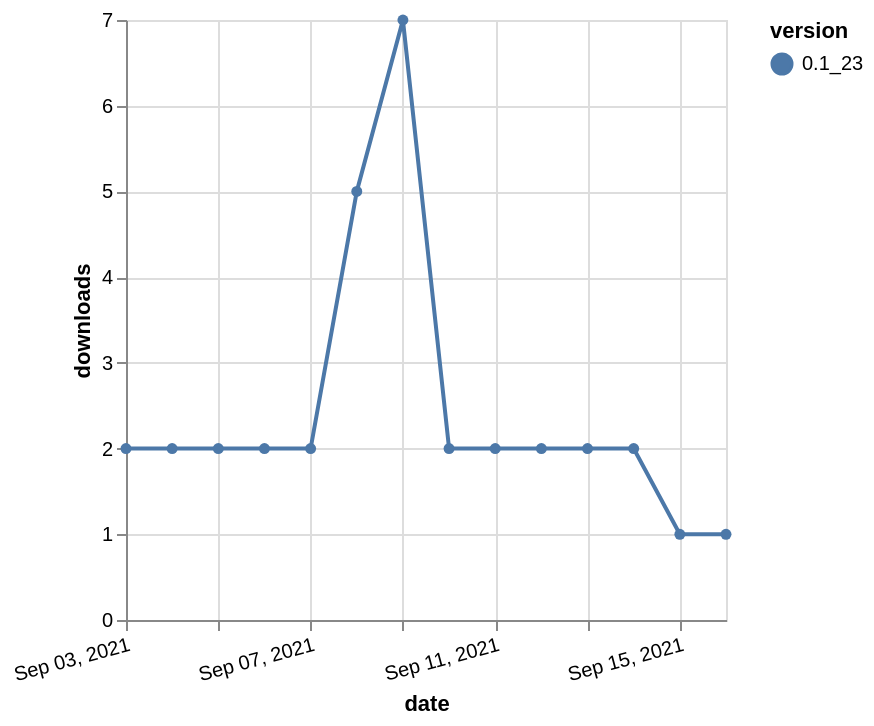

This figure's Vega-Lite source:
### Vega-Lite specification from a JSON file in a GitHub repository (floating-point values rounded to 4 significant figures)
{"$schema": "https://vega.github.io/schema/vega-lite/v5.json", "description": "A simple bar chart with embedded data.", "data": {"values": [{"date": "2021-09-03", "total": 4030, "delta": 2, "version": "0.1_23"}, {"date": "2021-09-04", "total": 4032, "delta": 2, "version": "0.1_23"}, {"date": "2021-09-05", "total": 4034, "delta": 2, "version": "0.1_23"}, {"date": "2021-09-06", "total": 4036, "delta": 2, "version": "0.1_23"}, {"date": "2021-09-07", "total": 4038, "delta": 2, "version": "0.1_23"}, {"date": "2021-09-08", "total": 4043, "delta": 5, "version": "0.1_23"}, {"date": "2021-09-09", "total": 4050, "delta": 7, "version": "0.1_23"}, {"date": "2021-09-10", "total": 4052, "delta": 2, "version": "0.1_23"}, {"date": "2021-09-11", "total": 4054, "delta": 2, "version": "0.1_23"}, {"date": "2021-09-12", "total": 4056, "delta": 2, "version": "0.1_23"}, {"date": "2021-09-13", "total": 4058, "delta": 2, "version": "0.1_23"}, {"date": "2021-09-14", "total": 4060, "delta": 2, "version": "0.1_23"}, {"date": "2021-09-15", "total": 4061, "delta": 1, "version": "0.1_23"}, {"date": "2021-09-16", "total": 4062, "delta": 1, "version": "0.1_23"}]}, "width": "container", "mark": {"type": "line", "point": {"filled": true}}, "encoding": {"x": {"field": "date", "type": "temporal", "timeUnit": "yearmonthdate", "title": "date", "axis": {"labelAngle": -15}}, "y": {"field": "delta", "type": "quantitative", "title": "downloads"}, "color": {"field": "version", "type": "nominal"}, "tooltip": {"field": "delta"}}}
